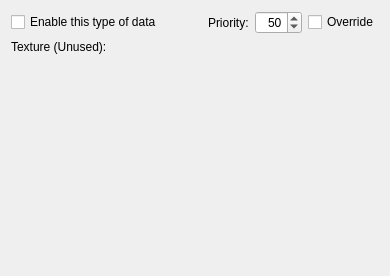
       <widget class="QWidget" name="tabLandscape">
        <attribute name="title">
         <string>Landscape</string>
        </attribute>
        <layout class="QGridLayout" name="gridLayout_15">
         <item row="0" column="0">
          <layout class="QHBoxLayout" name="landscapeMetaLayout">
           <item>
            <widget class="QCheckBox" name="landscapeEnable">
             <property name="text">
              <string>Enable this type of data</string>
             </property>
            </widget>
           </item>
           <item>
            <spacer name="horizontalSpacer_10">
             <property name="orientation">
              <enum>Qt::Horizontal</enum>
             </property>
             <property name="sizeHint" stdset="0">
              <size>
               <width>40</width>
               <height>20</height>
              </size>
             </property>
            </spacer>
           </item>
           <item>
            <layout class="QHBoxLayout" name="landscapePriorityLayout">
             <item>
              <widget class="QLabel" name="label_27">
               <property name="text">
                <string>Priority:</string>
               </property>
               <property name="buddy">
                <cstring>landscapePriority</cstring>
               </property>
              </widget>
             </item>
             <item>
              <widget class="QSpinBox" name="landscapePriority">
               <property name="alignment">
                <set>Qt::AlignRight|Qt::AlignTrailing|Qt::AlignVCenter</set>
               </property>
               <property name="maximum">
                <number>100</number>
               </property>
               <property name="value">
                <number>50</number>
               </property>
              </widget>
             </item>
            </layout>
           </item>
           <item>
            <widget class="QCheckBox" name="landscapeOverride">
             <property name="text">
              <string>Override</string>
             </property>
            </widget>
           </item>
          </layout>
         </item>
         <item row="1" column="0">
          <layout class="QGridLayout" name="gridLayout_14">
           <item row="0" column="0">
            <widget class="QLabel" name="label_28">
             <property name="text">
              <string>Texture (Unused):</string>
             </property>
            </widget>
           </item>
           <item row="0" column="1">
            <widget class="DKGameFilePicker" name="landscapeTexture"/>
           </item>
          </layout>
         </item>
         <item row="2" column="0">
          <spacer name="verticalSpacer_5">
           <property name="orientation">
            <enum>Qt::Vertical</enum>
           </property>
           <property name="sizeHint" stdset="0">
            <size>
             <width>8</width>
             <height>211</height>
            </size>
           </property>
          </spacer>
         </item>
        </layout>
       </widget>
